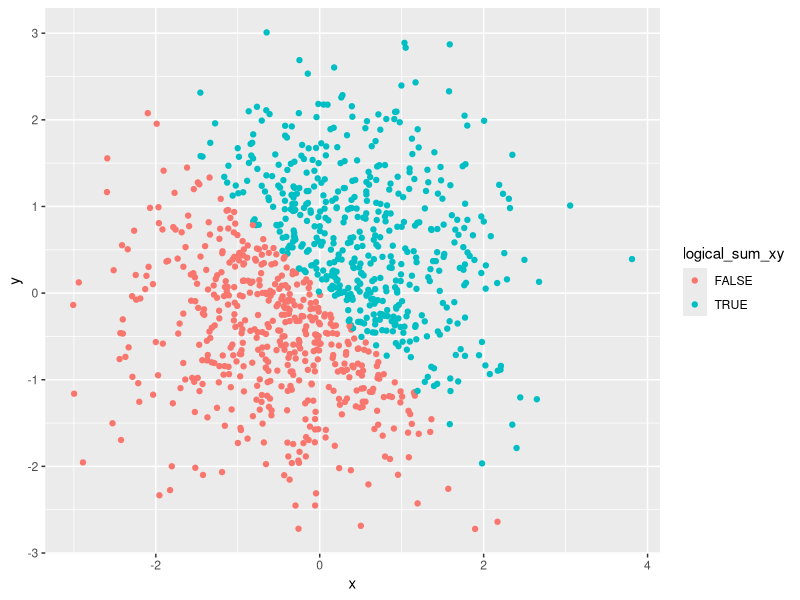
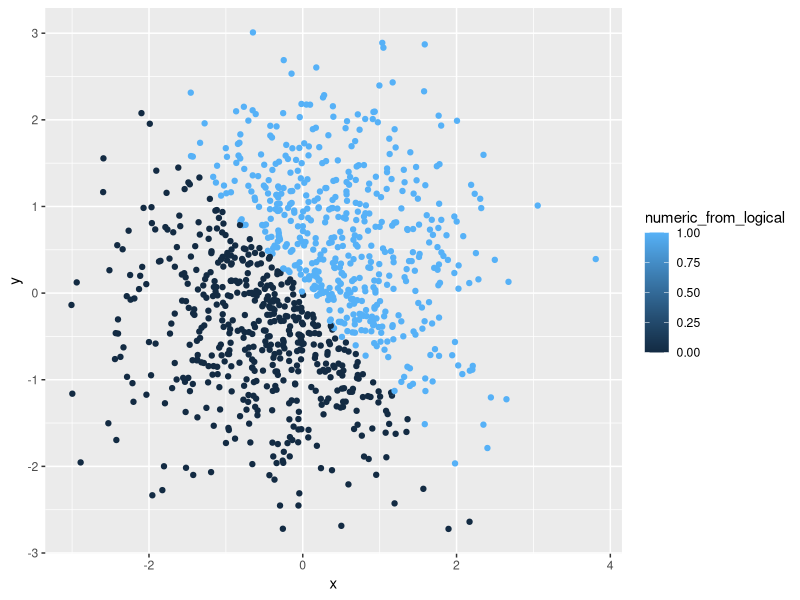
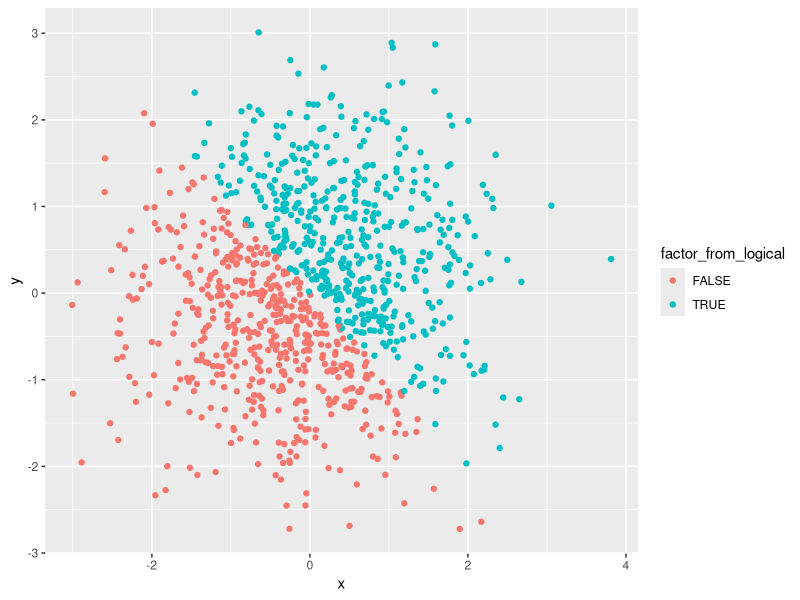
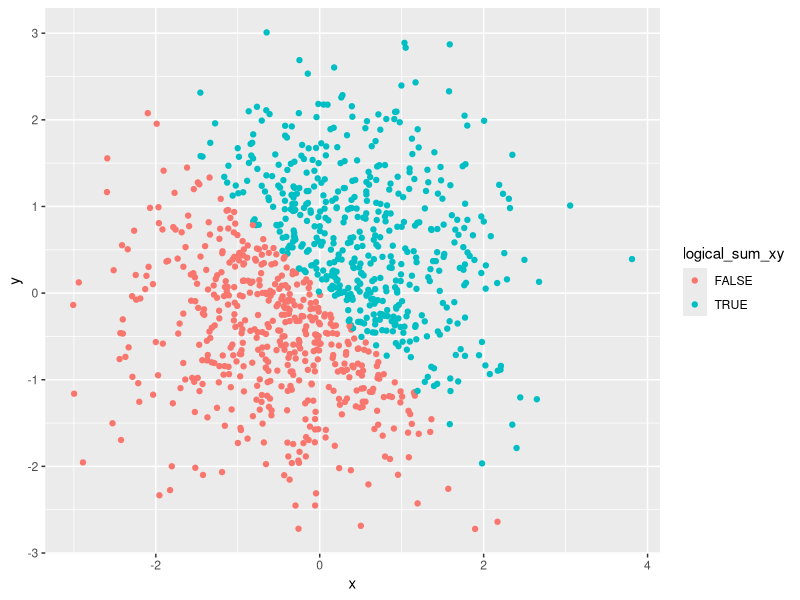

The R source for these figures, in order:
## ---- chunk 1
library(tidyverse)
## ---- chunk 2
set.seed(1234)

random_sample <- runif(10, min = 0, max = 5)

logical_GT2 <- random_sample > 2

character10 <- c("Data", "science", "is", "the", "use", "of", "data", "to", "formulate", "and")

factor10 <- factor(c("green", "red", "red", "blue", "green", "blue", "green", "red", "red", "blue"))

constructed_df <- tibble(
  random_sample,
  logical_GT2,
  character10, 
  factor10
 )

constructed_df

## ---- chunk 3

mean(random_sample)
mean(logical_GT2)
mean(character10)
mean(factor10)

## ---- chunk 4

as.numeric(logical_GT2)
as.numeric(character10)
as.numeric(factor10)

## ---- chunk 5

as.numeric(as.factor(character10))
as.numeric(as.character(factor10))

## ---- chunk 6

as.numeric(as.factor(character10))

## ---- chunk 7

as.numeric(as.factor(character10))

## ---- chunk 8
set.seed(1)
x <- rnorm(1000)

set.seed(2)
y <- rnorm(1000)

logical_sum_xy <- x + y > 0
numeric_from_logical <- as.numeric(logical_sum_xy)
factor_from_logical <- as.factor(logical_sum_xy)

five_variable_df <- tibble(
  x,
  y,
  logical_sum_xy,
  numeric_from_logical,
  factor_from_logical
)

five_variable_df

## ---- chunk 9

plot_by_logical <- ggplot(five_variable_df, aes(x = x, y = y, color = logical_sum_xy)) + geom_point()
plot_by_logical
## ---- chunk 10

plot_by_numeric <- ggplot(five_variable_df, aes(x = x, y = y, color = numeric_from_logical)) + geom_point()
plot_by_numeric

## ---- chunk 11

plot_by_factor <- ggplot(five_variable_df, aes(x = x, y = y, color = factor_from_logical)) + geom_point()
plot_by_factor

## ---- chunk 12

ggsave(filename = "scatterplot_yx_colorby_logical.png", plot = plot_by_logical)

